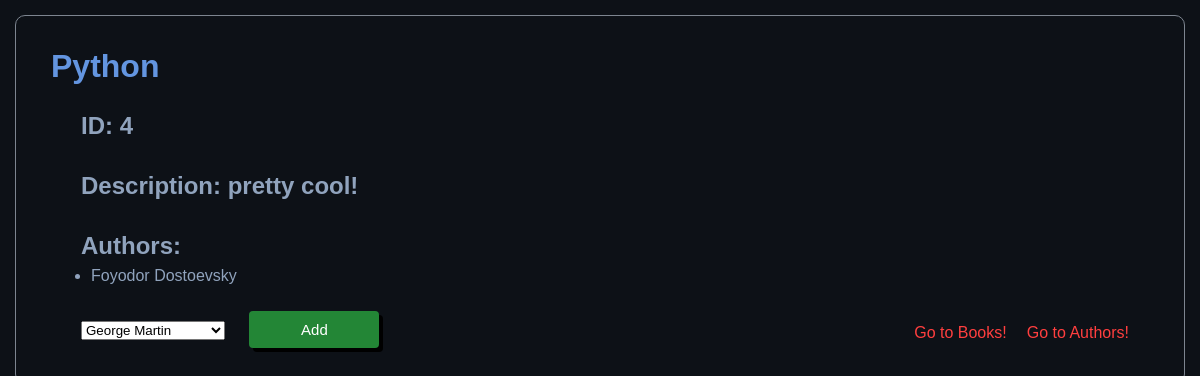
The page /bookDetails/4 on the database its author committed.
### books_authors_app/models.py (models this page shows)
class Book(models.Model):
    author = models.ManyToManyField(Author, related_name="books")
    title = models.CharField(max_length=255)
    desc = models.TextField()
    created_at = models.DateTimeField(auto_now_add=True)
    updated_at = models.DateTimeField(auto_now=True)

class Author(models.Model):
    first_name = models.CharField(max_length=255)
    last_name = models.CharField(max_length=255)
    note = models.TextField()
    created_at = models.DateTimeField(auto_now_add=True)
    updated_at = models.DateTimeField(auto_now=True)

### books_authors_app/views.py (the view)
# urls.py: path('bookDetails/<int:bookID>', views.bookDetails),
def bookDetails(request, bookID):
    context = {
        "BOOKS": models.getBook(request),
        "BOOK_INFO": models.getBookInfo(bookID),
        "AUTHORS": models.getAuthor(request)
    }
    return render(request, 'book_details.html', context)

### books_authors_app/models.py (called while the page is built)
def getBook(request):
    some_book = Book.objects.all()
    return some_book

def getBookInfo(bookID):
    book_id = Book.objects.get(id = bookID)
    return book_id

def getAuthor(request):
    some_author = Author.objects.all()
    return some_author

### books_authors_app/templates/book_details.html (shortened to what this page needs)
<!DOCTYPE html>
<html lang="en">
<head>
    {% load static %}
    <link rel="stylesheet" href="{% static 'style.css' %}">
</head>
<body>
    <div class="innerContainer">
        <h1>{{BOOK_INFO.title}}</h1><br>
        <h2>ID: {{BOOK_INFO.id}}</h2><br>
        <h2>Description: {{BOOK_INFO.desc}}</h2><br>
        <h2>Authors:</h2>
        <ul>
            {% for book in BOOKS %}
            {% if book.id == BOOK_INFO.id %}
            {% for author in book.author.all %}
            <li>{{author.first_name}} {{author.last_name}}</li>
            {% endfor %}
            {% endif %}
            {% endfor %}
        </ul>
        <form action="/bookAdd/{{BOOK_INFO.id}}" method="POST" class="BookDetailsForm">
            <select name="author_id">
                {% for author in AUTHORS %}
                <option value="{{author.id}}">{{author.first_name}} {{author.last_name}}</option>
                {% endfor %}
            </select>
            <button type="submit" class="btn">Add</button>
        </form>
        <div class="detailHeader">
            <a href="/" class="anchor">Go to Books!</a>
            <a href="/authors" class="anchor">Go to Authors!</a>
        </div>
    </div>
</body>
</html>

### books_authors_app/static/style.css (style rules this page uses)
* { margin: 0 auto; padding: 0 auto; font-family: sans-serif; }
body { background-color: #0d1117; color: #90a3bd; padding: 20px; border: 1px solid #7d8590; border-radius: 10px; padding: 15px; margin: 15px; }
.detailHeader { width: fit-content; gap: 20px; display: flex; margin-right: 20px; margin-top: -50px; }
.innerContainer { line-height: 30px; padding: 20px; }
.innerContainer h2, .BookDetailsForm, .authorDetailsForm { text-indent: 30px; }
.innerContainer h1 { color: #6395e0; }
.btn { padding: 10px; color: white; background-color: #238636; border: none; text-decoration: none; cursor: pointer; text-align: center; box-shadow: 4px 4px black; border-radius: 4px; margin: 20px; width: 130px; font-size: 15px; }
.anchor { text-decoration: none; color: rgb(255, 63, 63); text-decoration: none; }

### rows shown on the page
Book: title "Python", id "4", desc "pretty cool!"
Author: first_name "Foyodor", last_name "Dostoevsky"

### other values the page prints
form field author_id "George Martin"
